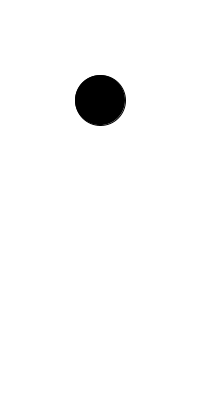
Frame 1 (no input)
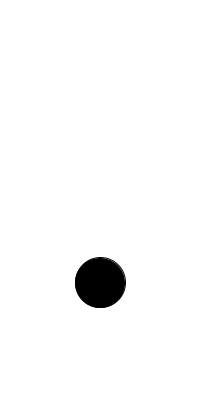
Frame 60 (the mouse pressed at the canvas centre just before this capture)
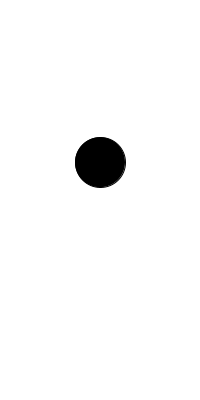
Frame 120 (the mouse held since frame 60 and released just before this capture)

The Processing sketch that drew these frames (run headless with seeded random() and noise(); from frame 60 on, the mouse is pressed at the canvas centre):

// Processing sketch: A2
// ── A2.pde
float y=100;
float v=0;
float a=0.1;
int r=50;
void setup(){
  size(200,400);
//  background(255);
}
void draw(){
  background(255);
  if(y>height-r/2){
    v=(-v)*0.95;
    if(abs(v)<0.2)
      v=a=0;
  }
//  if(y>height+-r)
//    v=a=0;
  v+=a;
  y+=v;
  fill(0);
  ellipse(100,y,r,r);
}
